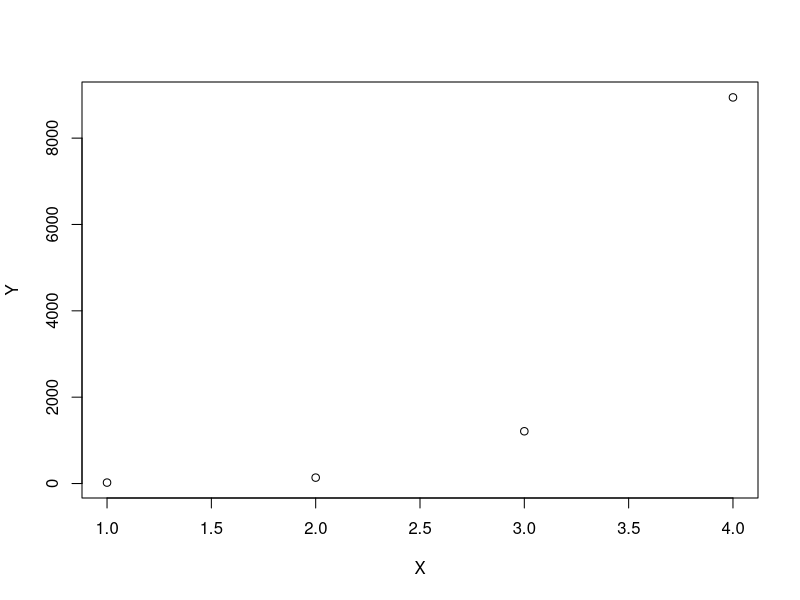

The R script that drew this image: (Note: this script raises an error after producing the figure.)
X <- c(1, 2, 3, 4)
Y <- c(21.6, 136.79, 1210.28, 8942.87)
n <- length(X)

linReg <- function(X, Y) {
    plot(X, Y)

    SumY <- Summary(Y)
    SumX <- Summary(X)
    SUMXY <- Summary(X, Y)
    SUMSQRX <- SummSQR(X)

    SumA1 <- (SUMXY * n) - (SumY * (-SumX))
    SumA2 <- (SUMSQRX * n) - (SumX * (-SumX))

    a <- 2
    b <- 3

    SumB1 <- (SumX * SumY) - (SumX * SUMXY)
    SumB2 <- (SUMSQRX * n) - (SumX * (-SumX))

    lines(X, a * X + b, type = "l", lty = 1, col = "blue")
}

Summary <- function(Z) {
    sum = 0
    for (i in 1:length(Z)) {
        sum = sum + Z[i]
    }
    return (sum)
}

SummSQR <- function(Z) { 
    sum = 0
    for (i in 1:length(Z)) {
        sum = sum + Z[i]^2 
    }
    return (sum)
}

Summary <- function(Z, X) {
    sum = 0
    for (i in 1:length(Z)) {
        sum = sum + (Z[i] * X[i])
    }
    return (sum)
}

linReg(X, Y)
